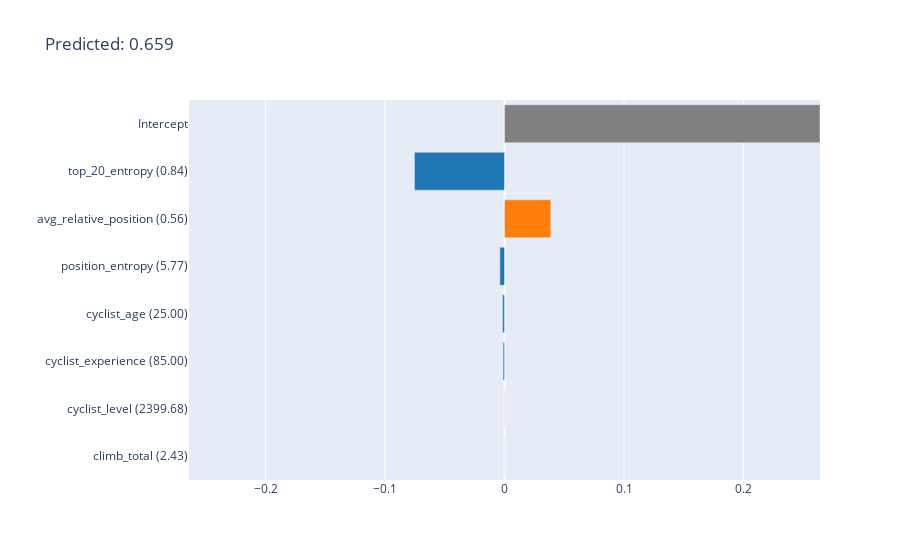

Write notebook code for a chart like this one.
### Markdown cell above
Nota: the data is the same instances explained in LORE

### Code cell
instance_index = 32
print("Label: ",test_labels.iloc[instance_index].values[0])
print("Predicted value: ", test_prediction[instance_index])

instance = test_data.iloc[[instance_index]]

explanation_0 = lime_explanation_algorithm.explain_local(instance)
explanation_0.visualize(0)

### Figure 1 — Plotly figure (JSON) as saved in the notebook; plotly's stock layout.template omitted (floating-point values rounded to 4 significant figures)
{"data": [{"marker": {"color": ["#1f77b4", "#ff7f0e", "#1f77b4", "#1f77b4", "#1f77b4", "#ff7f0e", "#1f77b4", "#808080"]}, "orientation": "h", "type": "bar", "x": [-3.148e-06, 0.0002479, -0.001155, -0.001538, -0.003857, 0.0387, -0.07535, 0.264], "y": ["climb_total (2.43)", "cyclist_level (2399.68)", "cyclist_experience (85.00)", "cyclist_age (25.00)", "position_entropy (5.77)", "avg_relative_position (0.56)", "top_20_entropy (0.84)", "Intercept"]}], "layout": {"title": {"text": "Predicted: 0.659"}, "xaxis": {"range": [-0.264, 0.264], "title": {"text": ""}}, "yaxis": {"automargin": true, "dtick": 1, "title": {"text": ""}}}}
